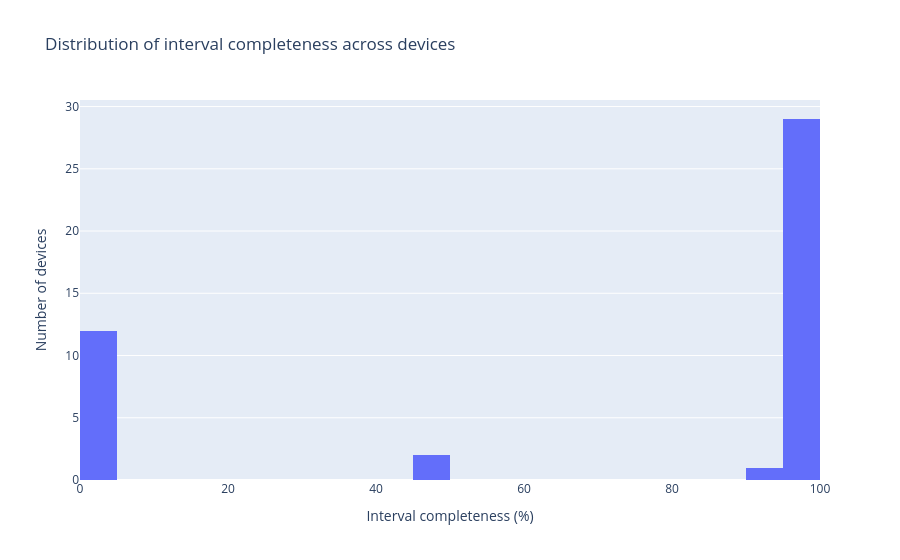

Notebook code for this chart:
### Code cell
# Visualisation of LE completeness distribution across devices
# Second param is the bin size (i.e. 5 for 20 bins covering 5% each)
fig = histogram_across_devices(df_aggregated, 5)
fig.show()

### Figure 1 — Plotly figure (JSON) as saved in the notebook; plotly's stock layout.template omitted (floating-point values rounded to 4 significant figures)
{"data": [{"bingroup": "x", "hovertemplate": "interval_completeness=%{x}<br>count=%{y}<extra></extra>", "legendgroup": "", "marker": {"color": "#636efa", "pattern": {"shape": ""}}, "name": "", "orientation": "v", "showlegend": false, "type": "histogram", "x": [99.84, 0.0, 100.0, 99.97, 0.0, 0.0, 0.0, 0.0, 100.0, 99.97, 0.0, 99.94, 0.0, 99.97, 99.94, 100.0, 100.0, 100.0, 99.97, 100.0, 48.9, 99.97, 99.97, 100.0, 48.96, 0.0, 100.0, 100.0, 99.97, 99.97, 100.0, 100.0, 0.0, 0.0, 99.91, 99.97, 99.97, 99.97, 99.97, 99.94, 100.0, 99.97, 100.0, 99.91, 90.18, 100.0, 100.0, 0.0, 100.0, 99.94, 99.91, 100.0, 99.94, 100.0, 0.0, 99.97, 99.97, 99.97, 99.91, 100.0, 99.94, 100.0, 99.97, 100.0, 99.97, 100.0, 100.0, 100.0], "xaxis": "x", "xbins": {"end": 100, "size": 5, "start": 0}, "yaxis": "y"}], "layout": {"barmode": "relative", "legend": {"tracegroupgap": 0}, "title": {"text": "Distribution of interval completeness across devices"}, "xaxis": {"anchor": "y", "domain": [0, 1], "title": {"text": "Interval completeness (%)"}}, "yaxis": {"anchor": "x", "domain": [0, 1], "title": {"text": "Number of devices"}}}}
